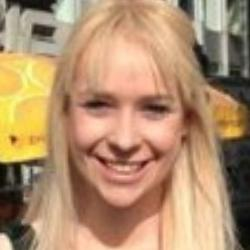
#> input picture FR/Faces2/5498592/001.jpg, 250 x 250 px; its folder holds only this picture in this run
$ python FR.py
#> lines starting #> are read from the running program, lines starting #| are printed output that depends on the picture
#!/usr/bin/env python
# coding: utf-8


import os
dd=os.listdir('Faces2')
f1 = open('train.txt', 'w')
f2 = open('test.txt', 'w')
for i in range(len(dd)):
    d2 = os.listdir ('Faces2/%s'%(dd[i]))
    for j in range(len(d2)-1):
        str1='Faces2/%s/%s'%(dd[i], d2[j])
        f1.write("%s %d\n" % (str1, i))
    str1='Faces2/%s/%s'%(dd[i], d2[-1])
    f2.write("%s %d\n" % (str1, i))
#> pass 2 of the loop `for i in range(len(dd)):`:

f1.close()
f2.close()


import numpy as np
from numpy import linalg as LA
import cv2

def load_img(f):
    f=open(f)
    lines=f.readlines()
    imgs, lab=[], []
    for i in range(len(lines)):
        fn, label = lines[i].split(' ')

        im1=cv2.imread(fn)
        im1=cv2.resize(im1, (64,64))
        im1 = cv2.cvtColor(im1, cv2.COLOR_BGR2GRAY)

        '''===============================
        影像處理的技巧可以放這邊，來增強影像的品質

        ==============================='''

        vec = np.reshape(im1, [-1])
        imgs.append(vec)
        lab.append(int(label))

    imgs= np.asarray(imgs, np.float32)
    lab= np.asarray(lab, np.int32)
    return imgs, lab


x, y = load_img('train.txt')
tx, ty = load_img('test.txt')
#> call 2 of load_img, with f = 'test.txt'
#> in load_img, im1 is the input picture: shape (250, 250, 3); mean B, G, R 109.8, 142.9, 177.7
#> in load_img (call 2), `im1=cv2.resize(im1, (64,64))`:
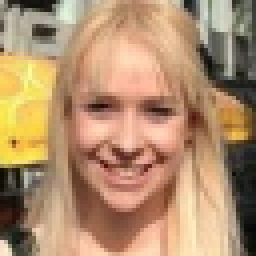
#> im1: shape (64, 64, 3) (shown 4 times larger); mean B, G, R 109.6, 142.8, 177.5
#> in load_img (call 2), `im1 = cv2.cvtColor(im1, cv2.COLOR_BGR2GRAY)`:
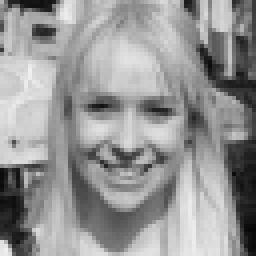
#> im1: shape (64, 64) (shown 4 times larger); min 6, max 240, mean 149.4
#> in load_img (call 2), `vec = np.reshape(im1, [-1])`: vec = 4096 values, max 240 at index 1095, min 6 at index 3711, mean 149.4
#> pass 2 of the loop in load_img, `for i in range(len(lines)):`:
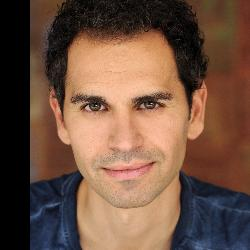
#> input picture FR/Faces2/5513628/001.jpg, 250 x 250 px
#> in load_img, im1 is the input picture: shape (250, 250, 3); mean B, G, R 65.8, 82.5, 112.7
#> in load_img (call 2), `im1=cv2.resize(im1, (64,64))`:
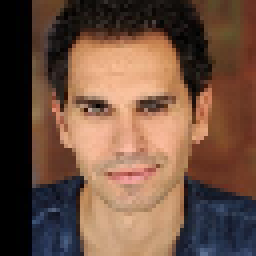
#> im1: shape (64, 64, 3) (shown 4 times larger); mean B, G, R 65.4, 81.9, 112.2
#> in load_img (call 2), `im1 = cv2.cvtColor(im1, cv2.COLOR_BGR2GRAY)`:
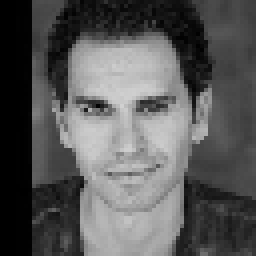
#> im1: shape (64, 64) (shown 4 times larger); min 0, max 208, mean 89.1
#> vec = 4096 values, max 208 at index 1694, min 0 at index 0, mean 89.08
#> ty = [0, 1]


#======================================
#X就是資料，Y是Label，請設計不同分類器來得到最高效能
#必須要計算出分類的正確率
#======================================
